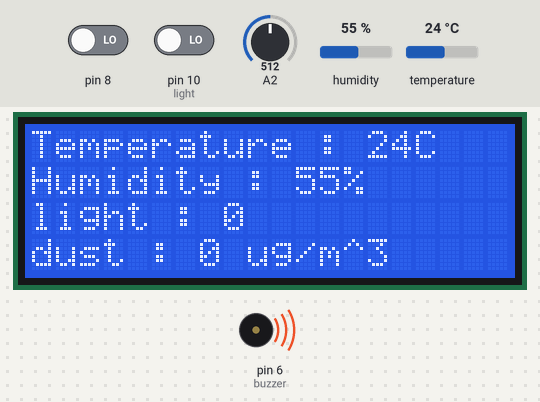
Recording of a sketch running on a simulated Arduino Uno, built with avr-gcc and run on an emulated ATmega328P. On the bench: 20×4 character LCD, buzzer (waves = sounding). The test bench sets the inputs (shaded band); at power-on: pin 10 (light) LOW, humidity 55 %, temperature 24 °C, A2 = 512, pin 8 LOW. The modem accepts every AT command (registered, SIM ready, sends succeed) and sends nothing else; what the sketch prints to the serial monitor is not drawn.

Above: at 20.3 s.
20.4 s: pin 10 (light) driven HIGH
At 38.5 s:
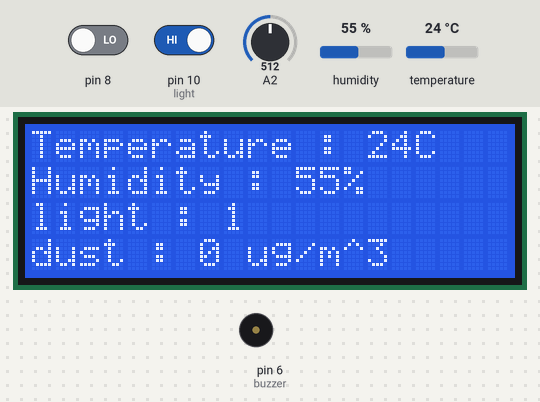
39.6 s: humidity set to 22 %
At 51.7 s:
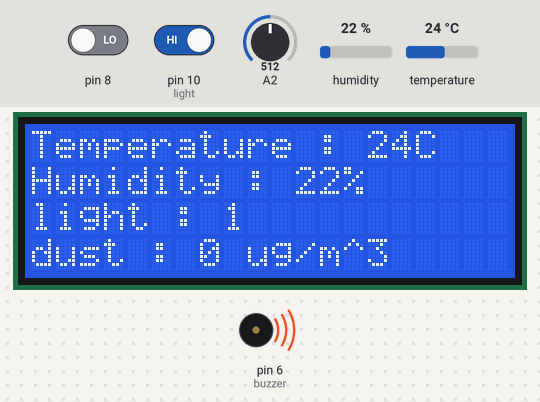
52.0 s: temperature set to 12 °C
At 66.2 s:
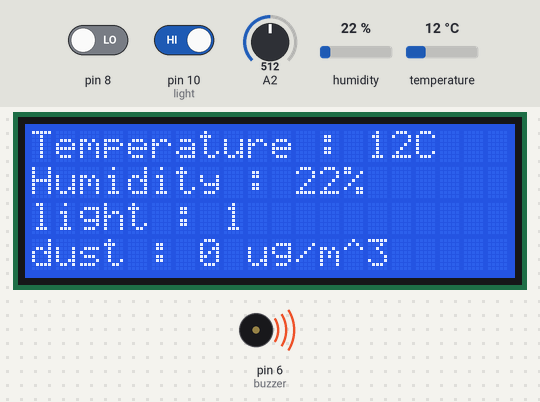
67.4 s: A2 set to 602
70.4 s: A2 set to 626
At 71.1 s:
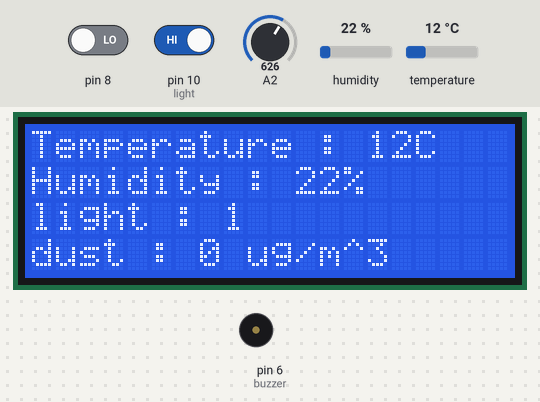
Timing chart, 0 to 73.4 s (numbered marks = the images above; inputs shaded):
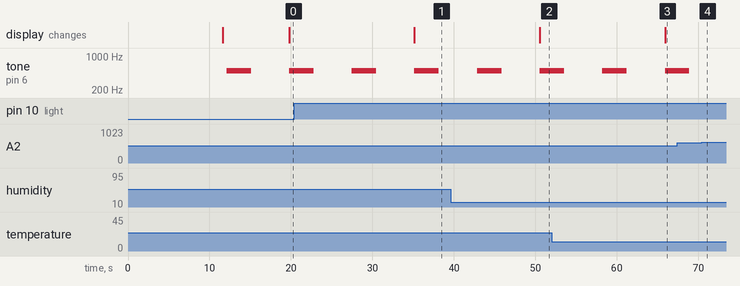

The sketch:

mega_sensor.ino
```cpp
#include <dht.h>                                                            //온습도 센서 사용을 위한 라이브러리 선언
#include <SoftwareSerial.h>                                                 //software serial을 정의하기 위한 라이브러리 선언
#include <LiquidCrystal_I2C.h>                                              //lcd를 사용하기 위한 라이브러리 선언
#include <Wire.h>                                                           //센서값을 i2c통신을 통해 arduino uno로 전달하기 위한 라이브러리 선언
#define DHT11_PIN 4                                                         //온습도 센서 핀 변수를 선언하여 4로 정의
LiquidCrystal_I2C lcd(0x27, 20, 4);                                         //lcd 사용을 위한 주소값, 규격 입력
dht DHT;                                                                    //온습도 센서 라이브러리 사용변수 선언
int cnt;                                                                    //db 정렬을 위한 카운트 선언
byte a,b,c,d;                                                               //i2c 통신을 위한 byte형 변수 선언
float buzzer = 6;                                                           //BUZZER 핀 번호 6
float state;                                                                //불꽃감지센서 상태 변수 선언
uint8_t humi;                                                               //i2c통신을 위한 습도값 변수 선언
uint8_t temp;                                                               //i2c통신을 위한 온도값 변수 선언
uint8_t light;                                                              //i2c통신을 위한 조도값 변수 선언
uint8_t flame;                                                              //i2c통신을 위한 불꽃값 변수 선언

SoftwareSerial mySerial(12,13); //RX,TX                                     //wifi 모듈 연결 핀 시리얼 정의

String ssid = "AP name";                                                    //공유기 정보
String PASSWORD = "AP Password";
String host = "Official IP";

void connectWifi(){                                                         //wifi 연결을 위한 함수

  String join ="AT+CWJAP=\""+ssid+"\",\""+PASSWORD+"\"";                    //at명령어를 join변수에 저장

  Serial.println("Connect Wifi...");                                        //사용자에게 진행상태를 보여주기 위해 출력
  mySerial.println(join);                                                   //연결을 위해 join변수 사용
  delay(10000);                                                             //연결 시간
  if(mySerial.find("OK"))                                                   //사용자에게 진행상태를 보여주기 위해 출력
  {
    Serial.print("WIFI connect\n");                                         //사용자에게 진행상태를 보여주기 위해 출력
  }else
  {
   Serial.println("connect timeout\n");                                     //사용자에게 진행상태를 보여주기 위해 출력
  }
  delay(1000);
}

void httpclient(String char_input){                                         //db에 센서값을 올리기 위한 함수 선언
  delay(100);
  Serial.println("connect TCP...");                                         //사용자에게 진행상태를 보여주기 위해 출력
  mySerial.println("AT+CIPSTART=\"TCP\",\""+host+"\",8787");                //AT명령어를 통해 웹서버에 접속
  delay(500);
  if(Serial.find("ERROR")) return;                                          //에러 발생 시 ERROR 출력

  Serial.println("Send data...");                                           //사용자에게 진행상태를 보여주기 위해 출력
  String url=char_input;                                                    //url 변수 선언
  String cmd="GET /smarthome_sensor.php?temp="+url+" HTTP/1.0\r\n\r\n";     //smarthome_sensor.php 파일을 통해 db값 웹으로 출력하는 cmd변수 선언
  mySerial.print("AT+CIPSEND=");                                            //software serial을 통해 AT명령어 입력
  mySerial.println(cmd.length());                                           //software serial을 통해 AT명령어 길이 입력
  Serial.print("AT+CIPSEND=");                                              //AT명령어를 시리얼 모니터를 통해 출력
  Serial.println(cmd.length());                                             //AT명령어 길이를 시리얼 모니터를 통해 출력
  if(mySerial.find(">"))                                                    //정상적으로 접속되면
  {
    Serial.print(">");                                                      //사용자에게 진행상태를 보여주기 위해 출력
  }else
  {
    mySerial.println("AT+CIPCLOSE");                                        //접속 불가 시
    Serial.println("connect timeout");                                      //connect timeout출력
    delay(1000);
    return;
  }
  delay(500);

  mySerial.println(cmd);                                                    //software serial을 통해 위에 선언한 cmd 변수 입력
  Serial.println(cmd);                                                      //cmd 변수 출력
  delay(100);
  if(Serial.find("ERROR")) return;                                          //error 발생 시
  mySerial.println("AT+CIPCLOSE");                                          //software serial을 통해 AT+CIPCLOSE입력하여 TCP통신 종료
  delay(100);
  }


void setup() {
  Serial.begin(9600);                                                       //시리얼의 보드레이트를 9600으로 설정
  mySerial.begin(9600);                                                     //software serial의 보드레이트를 9600으로 설정
  connectWifi();                                                            //connect wifi 함수 실행
   delay(500);
  int cnt = 0;                                                              //카운트 변수인 cnt를 0으로 초기화
  pinMode(8,INPUT);                                                         // 미세먼지 센서 Digital8 연결
  pinMode(buzzer, OUTPUT);                                                  // BUZZER를 출력으로 설정
  pinMode(10, INPUT);                                                       // 조도센서를 입력으로 설정

  lcd.init();                                                               //lcd 초기화
  lcd.backlight();                                                          //lcd backlight on

  Wire.begin(8);                                                            // i2c통신을 위한 버스 주소를 8로 지정
  Wire.onRequest(Send);                                                     // i2c통신이 가능하면 send 함수 실행

  delay(500);
}

unsigned long pulse = 0;                                                    //미세먼지 측정값을 pulse로 나타내기 위한 변수 초기화
         double ugm3 = 0;                                                   //미세먼지 측정값 출력 변수 선언
         uint8_t dust = 0;                                                  //i2c통신을 위한 미세먼지 변수 선언

void loop() {

  //불꽃감지 + 부저
  state = analogRead(A2);                                                   //state변수에 불꽃 감지 센서값 입력받음
  flame = state;                                                            //i2c 통신을 위한 불꽃감지 센서값 변수 flame선언
  noTone(buzzer);                                                           //초기에 BUZZER를 출력하지 않기.
  if (flame<100){                                                           //불꽃감지 센서의 값이 100 이하일때(불꽃이 감지 되었을 때)
    tone(buzzer, 500, 3000);                                                //500:음의 높낮이, 3000:부저 지속 시간
    delay(100);
  }
  else {                                                                    //불꽃감지 센서의 값이 100이상 일때 (불꽃이 감지 되지 않았을 때)
    noTone(buzzer);                                                         //BUZZER OFF
    delay(100);
  }

  // 조도
  light = digitalRead(10);                                                  //10번핀으로 들어오는 값을 light에 저장 -> 0이면 빛 인식 / 1이면 빛 없음


  //미세먼지
  pulse = pulseIn(8,LOW,20000);                                             //미세먼지 측정 값 pulse 형태로 확인 가능하도록 설정
       ugm3 = pulse2ugm3(pulse);
       dust = ugm3;                                                         //i2c 통신을 위한 미세먼지 변수 선언

  //온습도
  DHT.read11(DHT11_PIN);                                                    //4번핀 값을 DHT라이브러리에 입력
  humi = DHT.humidity;                                                      //humi변수에 습도값 저장
  temp = DHT.temperature;                                                   //temp변수에 온도값 저장

  //아두이노 -> db 데이터 전송
  String str_output = String(temp)+"&humi="+String(humi)+"&dust="+String(dust)+"&flame="+String(flame)+"&light="+String(light)+"&cnt="+String(cnt);
  delay(1000);
  httpclient(str_output);                                                   //httpclient함수에 str_output변수 입력
  delay(1000);
   while (mySerial.available())                                             //software serial 사용 가능 시
   {
    char response = mySerial.read();                                        //Myserial의 값을 읽어 response에 저장
    Serial.write(response);                                                 //Myserial의 값을 출력
    if(response=='\r') Serial.print('\n');                                  //response가 캐리지리턴=엔터입력이면 시리얼 모니터 한줄 뜀
    }
   Serial.println("\n==================================\n");                //사용자 확인 쉽도록 구분 줄 출력
  delay(2000);
  //lcd 출력
  lcd.setCursor(0,0);                                                       //lcd 커서 좌표 0,0으로 설정
  lcd.print("Temperature : ");                                              //사용자에게 확인 쉽도록 출력
  lcd.print(temp);                                                          //온도값 출력
  lcd.print("C");                                                           //기호 출력

  lcd.setCursor(0,1);                                                       //lcd 커서 좌표 0,1으로 설정
  lcd.print("Humidity : ");                                                 //사용자에게 진행상태를 보여주기 위해 출력
  lcd.print(humi);                                                          //습도값 출력
  lcd.print("%");                                                           //기호 출력

  lcd.setCursor(0,2);                                                       //lcd 커서 좌표 0,2으로 설정
  lcd.print("light : ");                                                    //사용자에게 진행상태를 보여주기 위해 출력
  lcd.print(light);                                                         //조도센서 값 출력

  lcd.setCursor(0,3);                                                       //lcd 커서 좌표 0,3으로 설정
  lcd.print("dust : ");                                                     //사용자에게 진행상태를 보여주기 위해 출력
  lcd.print(dust);                                                          //미세먼지 값 출력
  lcd.print(" ug/m^3");                                                     //단위 출력

  cnt = cnt +1;                                                             //loop 한번 돌면 카운트변수에 1 더함
}

//센서값 아두이노 메가 -> 우노 전달
void Send(){
  byte arr[5];                                                              //byte형 변수 arr선언

  arr[0] = temp&0xFF;                                                       //0번째 = 온도값
  arr[1] = humi&0xFF;                                                       //1번째 = 습도값
  arr[2] = dust&0xFF;                                                       //2번째 = 먼지값
  arr[3] = light&0xFF;                                                      //3번째 = 조도값
  arr[4] = flame&0xFF;                                                      //4번째 = 불꽃감지

  Wire.write(arr,5);                                                        //i2c통신으로 배열 전송
  delay(100);
}

//미세먼지 센서 pulse 출력 부분
float pulse2ugm3(unsigned long pulse){
    float value = (pulse-1400)/14.0;                                        //데이터 시트를 참고하여 임의로 설정한 계산 식
        if(value > 300){                                                    //미세먼지 측정 값이 300을 넘기면 측정이 안되기 때문에
           value = 0;                                                       //0으로 초기화
        }
       return value;                                                        //value 출력
        }
```

Measured:
- the behaviour switches between 611 and 612 on A2 (found by bisection; images 3 and 4)
- after the input at 20.4 s, the display: changes after 14.8 s (image 1)
- after the input at 39.6 s, the display: changes after 10.9 s (image 2)
- after the input at 52.0 s, the display: changes after 13.9 s (image 3)
- after the input at 70.4 s, tone on pin 6 (buzzer): stops changing and stays silent
- by itself, tone on pin 6 (buzzer): alternates 500 Hz for 3.0 s and silent for 4.7 s
